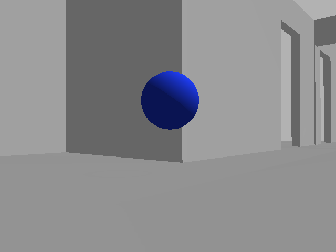
#> input picture blue.png, 336 x 252 px
$ python removegreen.py
#> lines starting #> are read from the running program, lines starting #| are printed output that depends on the picture; after the words box and inside, x2 and y2 are one past the last pixel; in counts of white or black regions, pixels touching at a corner belong together
import cv2
import numpy as np
img = cv2.imread('blue.png')
#> img is the input picture: shape (252, 336, 3); mean B, G, R 140.8, 138.1, 137.7
hsv = cv2.cvtColor(img, cv2.COLOR_BGR2HSV)
#> hsv: shape (252, 336, 3); mean H, S, V 3.6, 7, 140.8
outhsv = cv2.inRange(hsv, np.array([82, 20, 10]), np.array([207,255,235]))
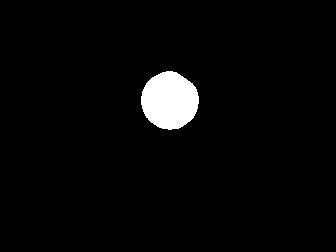
#> outhsv: shape (252, 336); 3.1% white; 1 white region, box (x1, y1, x2, y2) and area: (141, 71, 199, 130) 2607
img[:, :, 1] = np.bitwise_or(img[:, :, 1], outhsv)
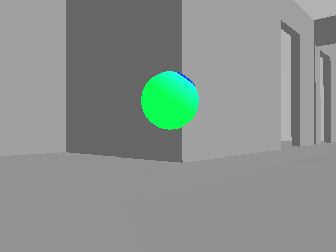
#> img: shape (252, 336, 3); 3.08% of pixels changed, all inside (x1, y1, x2, y2) = (141, 71, 199, 130)
cv2.imwrite('noblueaugment.jpg', img)
cv2.imwrite('noblue.jpg', outhsv)
